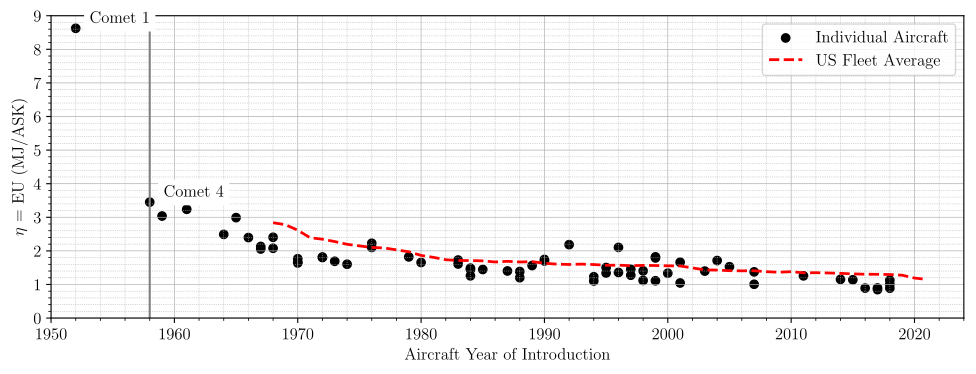

Recreate this plot in Python.
#%%
# runs code as interactive cell 
# https://code.visualstudio.com/docs/python/jupyter-support-py

# IMPORTS #######################################

# sys
import os
# plotting
import matplotlib.pyplot as plt
# unit conversion
cm = 1/2.54 # for inches-cm conversion
# time manipulation
from datetime import datetime
# data science
import numpy as np
import pandas as pd

# SETUP #########################################

plt.rcParams.update({
    "text.usetex": True,
    "font.family": "Arial",
    "font.sans-serif": "Computer Modern",
    'font.size': 12
})

# DATA IMPORT ###################################

df_acft = pd.read_excel(
    io = '../efficiency/data/data_29-11-2023.xlsx',
    sheet_name = 'data',
    usecols = lambda column: column in [
        'Name',
        'Type',
        'YOI',
        'EU (MJ/ASK)',
    ],
    dtype={
        'Name': str,
        'Type': str,
        'YOI': int,
        'EU (MJ/ASK)': float,
    },
    header = 0,
    engine = 'openpyxl'
)
df_annual = pd.read_excel(
    io = 'data/annualdata.xlsx',
    sheet_name = 'Sheet1',
    usecols = lambda column: column in [
        'Year',
        'EU (MJ/ASK)',
    ],
    dtype={
        'Year': int,
        'EU (MJ/ASK)': float,
    },
    header = 0,
    engine = 'openpyxl'
)

# DATA MANIPULATION #############################

list_dehavilland = ['Comet 1', 'Comet 4']
df_acft_dehavilland = df_acft[df_acft['Name'].isin(list_dehavilland)]

# FIGURE ########################################

# SETUP ######################

fig, ax = plt.subplots(
    num = 'main',
    nrows = 1,
    ncols = 1,
    dpi = 300,
    figsize=(30*cm, 10*cm), # A4=(210x297)mm,
)

# AXIS LIMITS ################

ax.set_xlim(1950, 2024)
ax.set_ylim(0, 9)

# TICKS AND LABELS ###########

ax.minorticks_on()
ax.tick_params(axis='x', which='minor', bottom=True)

# GRIDS ######################

ax.grid(which='major', axis='y', linestyle='-', linewidth = 0.5)
ax.grid(which='minor', axis='y', linestyle=':', linewidth = 0.5)
ax.grid(which='major', axis='x', linestyle='-', linewidth = 0.5)
ax.grid(which='minor', axis='x', linestyle=':', linewidth = 0.5)

# axes[0]IS LABELS ################

ax.set_xlabel('Aircraft Year of Introduction')
ax.set_ylabel("$\eta$ = EU (MJ/ASK)")

# PLOTTING ###################

ax.axvline(x=1958, color='grey', linestyle='-')

ax.scatter(
    df_acft['YOI'],
    df_acft['EU (MJ/ASK)'],
    label = 'Individual Aircraft',
    color = 'black',
    marker = 'o',
)
ax.plot(
    df_annual['Year'],
    df_annual['EU (MJ/ASK)'],
    label = 'US Fleet Average',
    color = 'red',
    linestyle = '--',
    linewidth = 2
)

for index, row in df_acft_dehavilland.iterrows():
    ax.annotate(row['Name'], (row['YOI'], row['EU (MJ/ASK)']), textcoords="offset points", xytext=(10,4), ha='left', bbox=dict(facecolor='white', edgecolor='none'))

# LEGEND ####################

ax.legend(loc = 'upper right')

# EXPORT #########################################

file_path = os.path.abspath(__file__)
file_name = os.path.splitext(os.path.basename(file_path))[0]
figure_name: str = str(file_name + '.pdf')

plt.savefig(
    fname = figure_name,
    format="pdf",
    bbox_inches='tight',
    transparent = False
)
